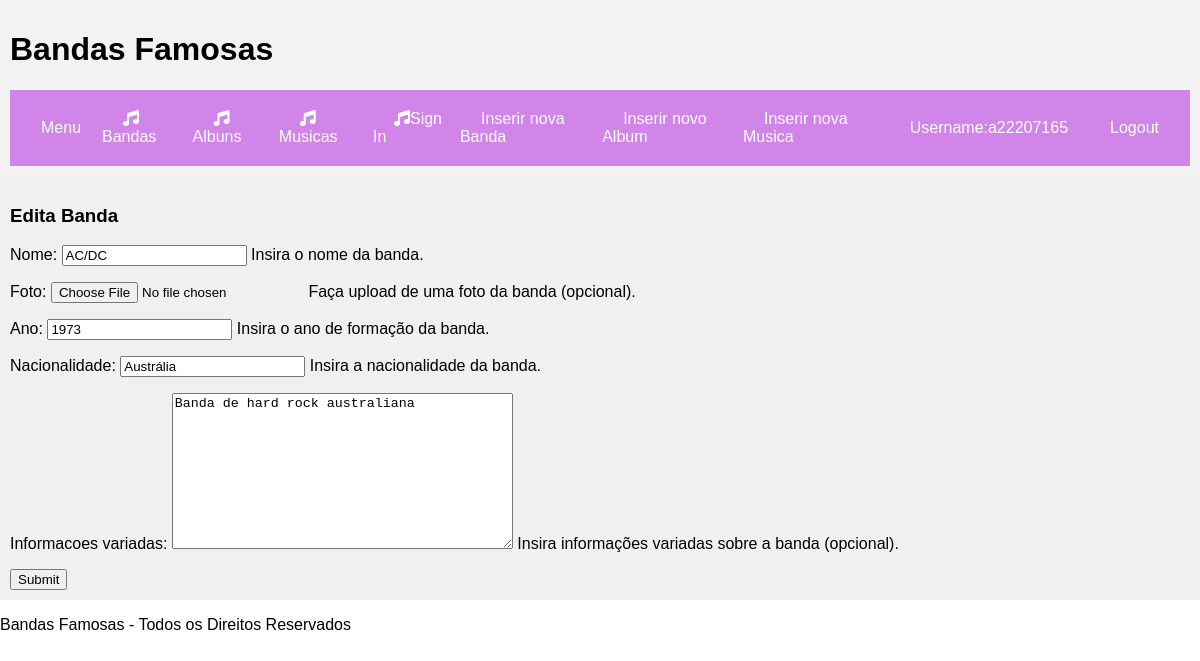
The app's page /bandas/banda/11/edita (signed in) with its own data.
### bandas/models.py (models this page shows, shortened)
class Banda(models.Model):
    nome = models.CharField(max_length=100)
    foto = models.ImageField(upload_to='band_photos/', null=True, blank=True)
    ano = models.IntegerField(default=1)
    nacionalidade = models.CharField(max_length=100, default = 'trocar')
    informacoes_variadas = models.TextField(blank=True)

### bandas/views.py (the view)
# urls.py: path('banda/<int:banda_id>/edita', views.edita_banda_view,name="edita_banda"),
@login_required
def edita_banda_view(request, banda_id):
    banda = Banda.objects.get(id=banda_id)
    if request.POST:
        form = BandaForm(request.POST or None, request.FILES, instance=banda)
        if form.is_valid():
            form.save()
            return redirect('bandas:listaBandas')
    else:
        form = BandaForm(instance=banda)
    context = {'form': form, 'banda':banda}
    return render(request, 'bandas/edita_banda.html', context)

### bandas/forms.py
class BandaForm(forms.ModelForm):
    class Meta:
        model = Banda
        fields = '__all__'
        help_texts = {
            'nome': 'Insira o nome da banda.',
            'foto': 'Faça upload de uma foto da banda (opcional).',
            'ano': 'Insira o ano de formação da banda.',
            'nacionalidade': 'Insira a nacionalidade da banda.',
            'informacoes_variadas': 'Insira informações variadas sobre a banda (opcional).'
        }

### bandas/templates/bandas/edita_banda.html (shortened to what this page needs)
{% extends 'bandas/layout.html' %}
{% block content %}
    <h3>Edita Banda</h3>
    <form action="{% url 'bandas:edita_banda' banda.id %}" method="post" enctype='multipart/form-data'>
      {{ form.as_p }}
      <input type="submit">
    </form>
{% endblock %}

### bandas/templates/bandas/layout.html (shortened to what this page needs)
<!DOCTYPE html>
<html lang="pt">
    <head>
        {% load static %}
        <link rel="stylesheet" href="{% static 'bandas/bandas.css' %}">
    </head>
    <body>
        <header>
            <h1>Bandas Famosas</h1>
            <div class="separador">
                <div><a href="{% url 'menu:index' %}">Menu</a></div>
                <div><a href="{% url 'bandas:listaBandas' %}"><i class="fa-solid fa-music"></i>Bandas</a></div>
                <div><a href="{% url 'bandas:listaAlbuns' %}"><i class="fa-solid fa-music"></i>Albuns</a></div>
                <div><a href="{% url 'bandas:listaMusicas' %}"><i class="fa-solid fa-music"></i>Musicas</a></div>
                <div><a href="{% url 'bandas:registo_bandas' %}"><i class="fa-solid fa-music"></i>Sign In</a></div>
                <div><a href="{% url 'bandas:novo_banda' %}">Inserir nova Banda</a></div>
                <div><a href="{% url 'bandas:novo_album' %}">Inserir novo Album</a></div>
                <div><a href="{% url 'bandas:novo_musica' %}">Inserir nova Musica</a></div>
                {% if request.user.is_authenticated %}
                    <div><a>Username:{{request.user.username}}</a></div>
                    <div><a href="{% url 'bandas:logout_bandas' %}">Logout</a></div>
                {% else %}
                    <div><a href="{% url 'bandas:login_bandas' %}">Login</a></div>
                {% endif %}
            </div>
        </header>
        <main>
            {% block content %}
            {% endblock %}
        </main>
        <footer>
            <p>Bandas Famosas - Todos os Direitos Reservados</p>
        </footer>
    </body>
</html>

### bandas/static/bandas/bandas.css (style rules this page uses)
body { margin: 0; padding: 0; font-family: Arial, sans-serif; }
header { background-color: #f2f2f2; padding: 10px; }
main { background-color: #f0f0f0; padding: 10px; }
.separador { background-color: #D185E9; overflow: hidden; display: flex; align-items: center; padding: 20px 10px; }
.separador div:last-child { margin-left: auto; }
.separador a { color: #fff; text-decoration: none; padding: 10px 20px; border: 1px solid transparent; border-radius: 5px; transition: all 0.3s ease; }

### records on screen
Banda: nome "AC/DC", ano "1973", nacionalidade "Austrália", informacoes_variadas "Banda de hard rock australiana"

### other values on screen
{{ request.user.username }} "a22207165"
